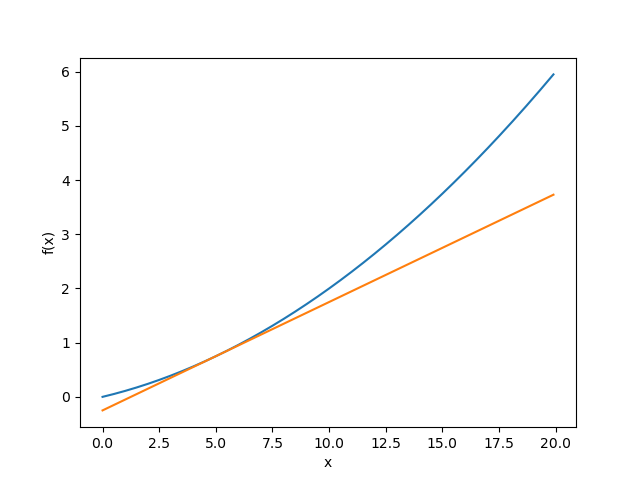

Recreate this plot in Python.
# coding: utf-8
import numpy as np
import matplotlib.pylab as plt


def numerical_diff(f, x):
    h = 1e-4 # 0.0001
    return (f(x+h) - f(x-h)) / (2*h)


def function_1(x):
    return 0.01*x**2 + 0.1*x 


def tangent_line(f, x):
    d = numerical_diff(f, x)
    print(d)
    y = f(x) - d*x
    return lambda t: d*t + y
     
x = np.arange(0.0, 20.0, 0.1)
y = function_1(x)
plt.xlabel("x")
plt.ylabel("f(x)")

tf = tangent_line(function_1, 5)
y2 = tf(x)

plt.plot(x, y)
plt.plot(x, y2)
plt.show()
plt.savefig('gradient_1d.png')